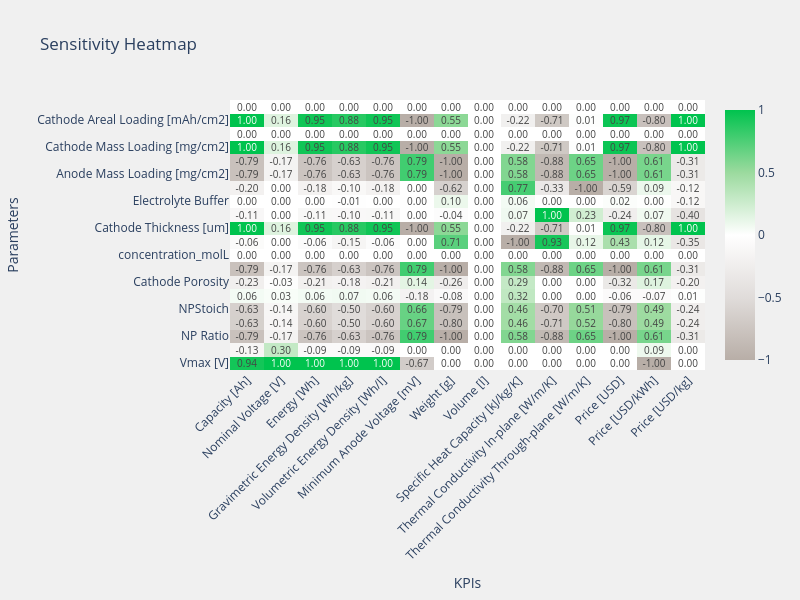

Notebook cell for this chart:
### Markdown cell above
`plot_sensitivities` plots the sensitivities of each KPI to variation in each design parameter

### Code cell
eqm_results.plot_sensitivities()

### Figure 1 — Plotly figure (JSON) as saved in the notebook; plotly's stock layout.template omitted (floating-point values rounded to 4 significant figures; data arrays with more than 128 entries replaced by an {"elided": "..."} marker saying what was removed)
{"data": [{"colorscale": [[0.0, "#00c34e"], [0.25, "#9bda9e"], [0.5, "#ffffff"], [0.75, "#e0dcda"], [1.0, "#b8aea7"]], "reversescale": true, "text": {"elided": "20x14 str values"}, "textfont": {"size": 10}, "texttemplate": "%{text}", "type": "heatmap", "x": ["Capacity [Ah]", "Nominal Voltage [V]", "Energy [Wh]", "Gravimetric Energy Density [Wh/kg]", "Volumetric Energy Density [Wh/l]", "Minimum Anode Voltage [mV]", "Weight [g]", "Volume [l]", "Specific Heat Capacity [kJ/kg/K]", "Thermal Conductivity In-plane [W/m/K]", "Thermal Conductivity Through-plane [W/m/K]", "Price [USD]", "Price [USD/kWh]", "Price [USD/kg]"], "y": ["Vmax [V]", "Vmin [V]", "NP Ratio", "NLiRatio", "NPStoich", "Anode Porosity", "Cathode Porosity", "Anode Thickness [um]", "concentration_molL", "Copper Thickness [um]", "Cathode Thickness [um]", "Aluminium Thickness [um]", "Electrolyte Buffer", "Separator Thickness [um]", "Anode Mass Loading [mg/cm2]", "Anode Areal Loading [mAh/cm2]", "Cathode Mass Loading [mg/cm2]", "anodeTabResistance_uOhmAh", "Cathode Areal Loading [mAh/cm2]", "cathodeTabResistance_uOhmAh"], "z": {"elided": "20x14 float values"}}], "layout": {"height": 600, "paper_bgcolor": "rgba(240, 240, 240, 1)", "plot_bgcolor": "rgba(240, 240, 240, 1)", "title": {"text": "Sensitivity Heatmap"}, "width": 800, "xaxis": {"tickangle": -45, "title": {"text": "KPIs"}}, "yaxis": {"title": {"text": "Parameters"}}}}
